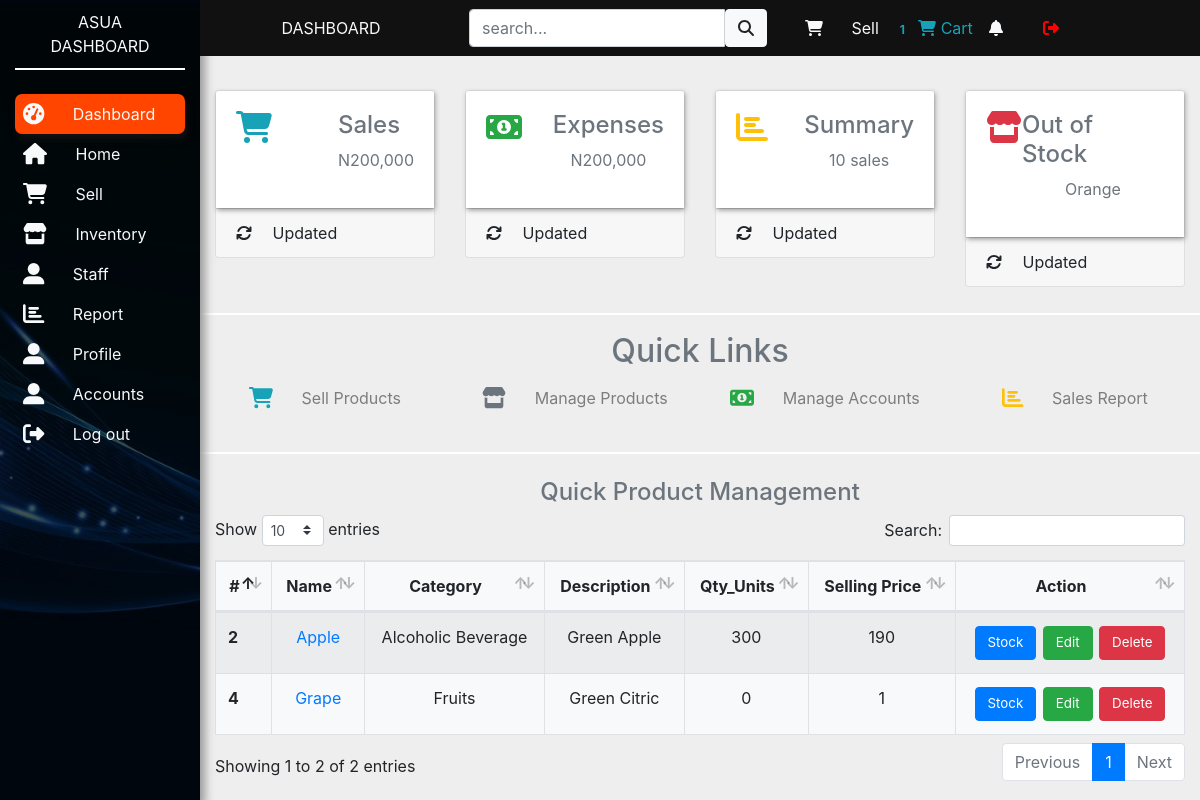
Before: /dashboard/ with the older database file.
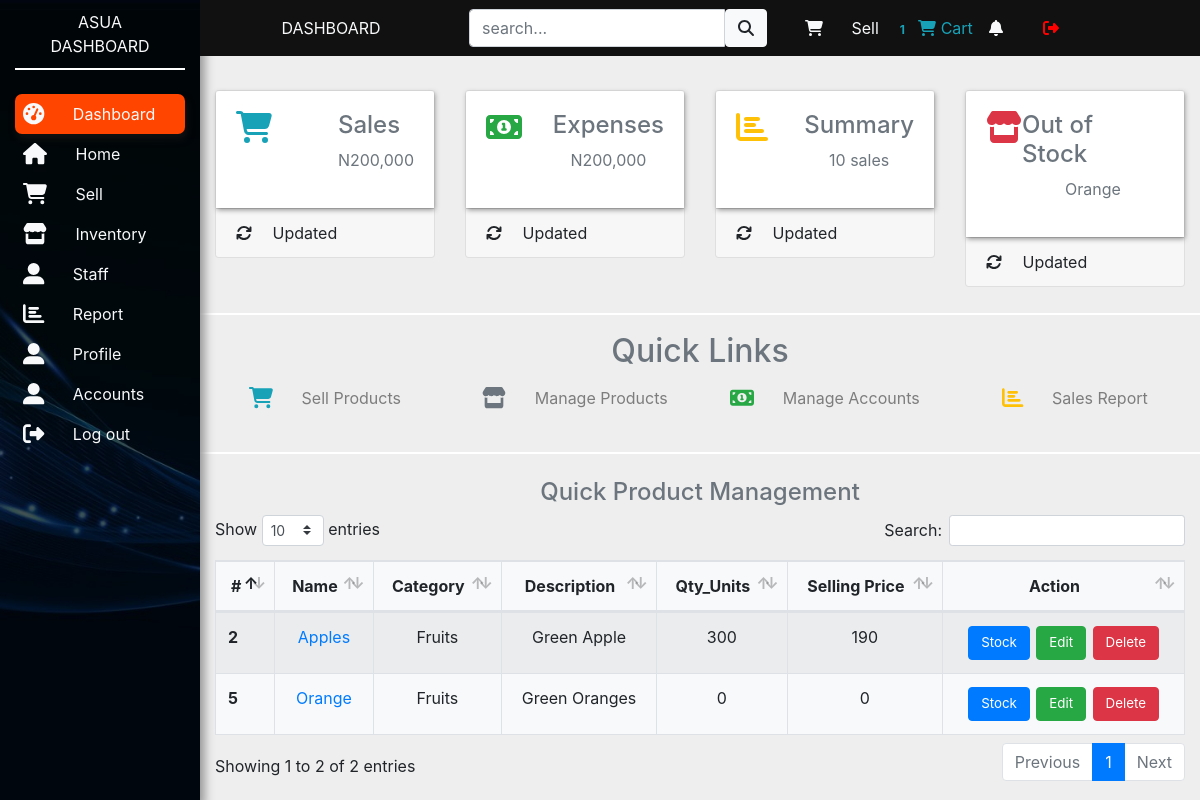
After: the same page with the newer database file.
### pointofsale/models.py (models this page shows, shortened)
class Product(models.Model):
    name = models.CharField(max_length=100)
    description = models.CharField(max_length=100)
    category = models.ForeignKey(Category, on_delete=models.CASCADE)
    quantity_kg = models.IntegerField(default=0)
    quantity_units = models.IntegerField(default=0)
    cost_price = models.IntegerField(default=0)
    selling_price = models.IntegerField(default=0)
    image_field = models.ImageField(default='default.jpg')
    date_created = models.DateTimeField(default=timezone.now)
    staff = models.ForeignKey(User,editable=False,null=True,blank=True, on_delete=models.CASCADE)
    def get_absolute_url(self):
        return reverse('pointofsale-product-details', kwargs={'pk': self.pk})

class Category(models.Model):
    name = models.CharField(max_length=100)
    def __str__(self):
        return self.name

### pointofsale/views.py (the view)
# urls.py: path('dashboard/', views.dashboard, name='pointofsale-dashboard'),
def dashboard(request):
    products = Product.objects.all()
    category_form = AddCategoryForm()
    product_form = AddProductForm()
    update_form = UpdateProductForm()
    context = {
        'category_form': category_form,
        'product_form': product_form,
        'update_form': update_form,
        'products': products,
        }
    return render(request, 'pointofsale/dashboard.html', context)

### pointofsale/forms.py
class AddCategoryForm(forms.ModelForm):
    class Meta:
        model = Category
        fields = '__all__'

class AddProductForm(forms.ModelForm):
    class Meta:
        model = Product
        fields = ['name',  'category', 'description', 'selling_price', 'image_field']
    def __init__(self, *args, **kwargs):
        super(AddProductForm, self).__init__(*args, **kwargs)
        self.fields['category'].empty_label = 'Select Category'
        self.fields['image_field'].label = 'Images (Must Upload image)'

### pointofsale/templates/pointofsale/dashboard.html (shortened to what the changed rows need)
{% load static %}
{% load crispy_forms_tags %}
<!DOCTYPE html>
<html lang="en">
<head>
    <link rel="stylesheet" href="{% static 'pointofsale/css/all.min.css' %}">
    <link rel="stylesheet" href="{% static 'pointofsale/css/bootstrap.min.css' %}">
    <link rel="stylesheet" href="{% static 'pointofsale/css/mainapp.css' %}">
    <link rel="stylesheet" type="text/css" href="{% static 'pointofsale/css/dataTables.bootstrap4.min.css' %}"/>
    <link rel="stylesheet" type="text/css" href="{% static 'pointofsale/css/select.bootstrap4.min.css' %}"/>
</head>
<body>
<section>
    <div class="container-fluid brand-name">
        <div class="row mb-4">
            <div class="col-lg-9 col-md-8 col-xl-10 ml-auto">
                <div class="row">
                    <div class="col-12">
                        <h2 class='text-muted text-center'>Quick Links</h2>
                    </div>
                </div>
            </div>
        </div>
    </div>
</section>
<section>
    <div class="container-fluid">
        <div class="row mt-4">
            <div class="col-lg-9 col-md-8 col-xl-10 ml-auto">
                <div class="row">
                    <div class="col-12">
                        <table class="table table-striped table-bordered mydatatable bg-light">
                            <thead>
                            <tr>
                                <th scope="col" class="text-center">#</th>
                                <th scope="col" class="text-center"> Name</th>
                                <th scope="col" class="text-center">Category</th>
                                <th scope="col" class="text-center">Description</th>
                                <th scope="col" class="text-center">Qty_Units</th>
                                <th scope="col" class="text-center">Selling Price</th>
                                <th scope="col" class="text-center">Action</th>
                            </tr>
                            </thead>
                            <tbody>
                            <tr>
                                {% for  product in products %}
                                <th scope="row">{{ product.id }}</th>
                                <td class="text-center"><a href="{{ product.get_absolute_url }}" class="details">{{ product.name }}</a></td class="text-center">
                                <td class="text-center">{{ product.category }}</td class="text-center">
                                <td class="text-center">{{ product.description }}</td class="text-center">
                                <td class="text-center">{{ product.quantity_units }}</td class="text-center">
                                <td class="text-center">{{ product.selling_price }}</td class="text-center">
                                <td class="text-center">
                                    <span>
                                        <a href="/stock/{{ product.id }}" class='btn btn-primary inventory-button' data-toggle="modal" data-target="#stock-modal{{ product.id }}">Stock</a>
                                    </span>
                                    <span>
                                        <a href="/update/{{ product.id }}" class='btn btn-success inventory-button' data-toggle="modal" data-target="#edit-modal{{product.id}}">Edit</a>
                                    </span>
                                    <span>
                                        <a href="/delete/{{ product.id }}" class='btn btn-danger inventory-button' data-toggle="modal" data-target="#delete-modal{{ product.id }}">Delete</a>
                                    </span>
                                </td>
                            </tr>
                            {% endfor %}
                            </tbody>
                        </table>
                    </div>
                </div>
            </div>
        </div>
    </div>
</section>
</body>
</html>

Changed rows visible on the page:
removed Product: id "4", name "Grape", category "Fruits", description "Green Citric", quantity_units "0", selling_price "1"
changed Product "Green Apple": name "Apple" → "Apples"; category "Alcoholic Beverage" → "Fruits"
added Product: id "5", name "Orange", category "Fruits", description "Green Oranges", quantity_units "0", selling_price "0"
